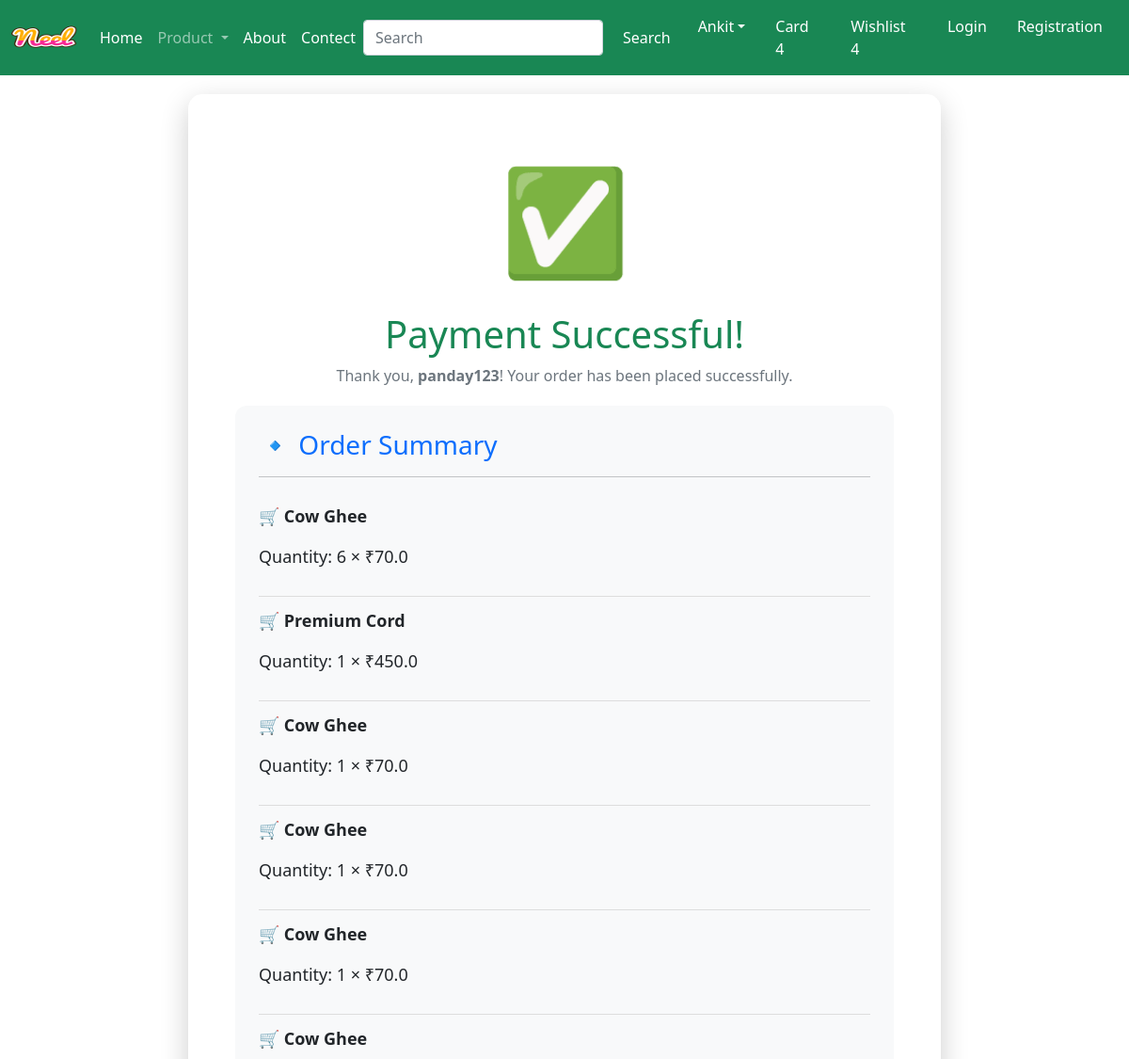
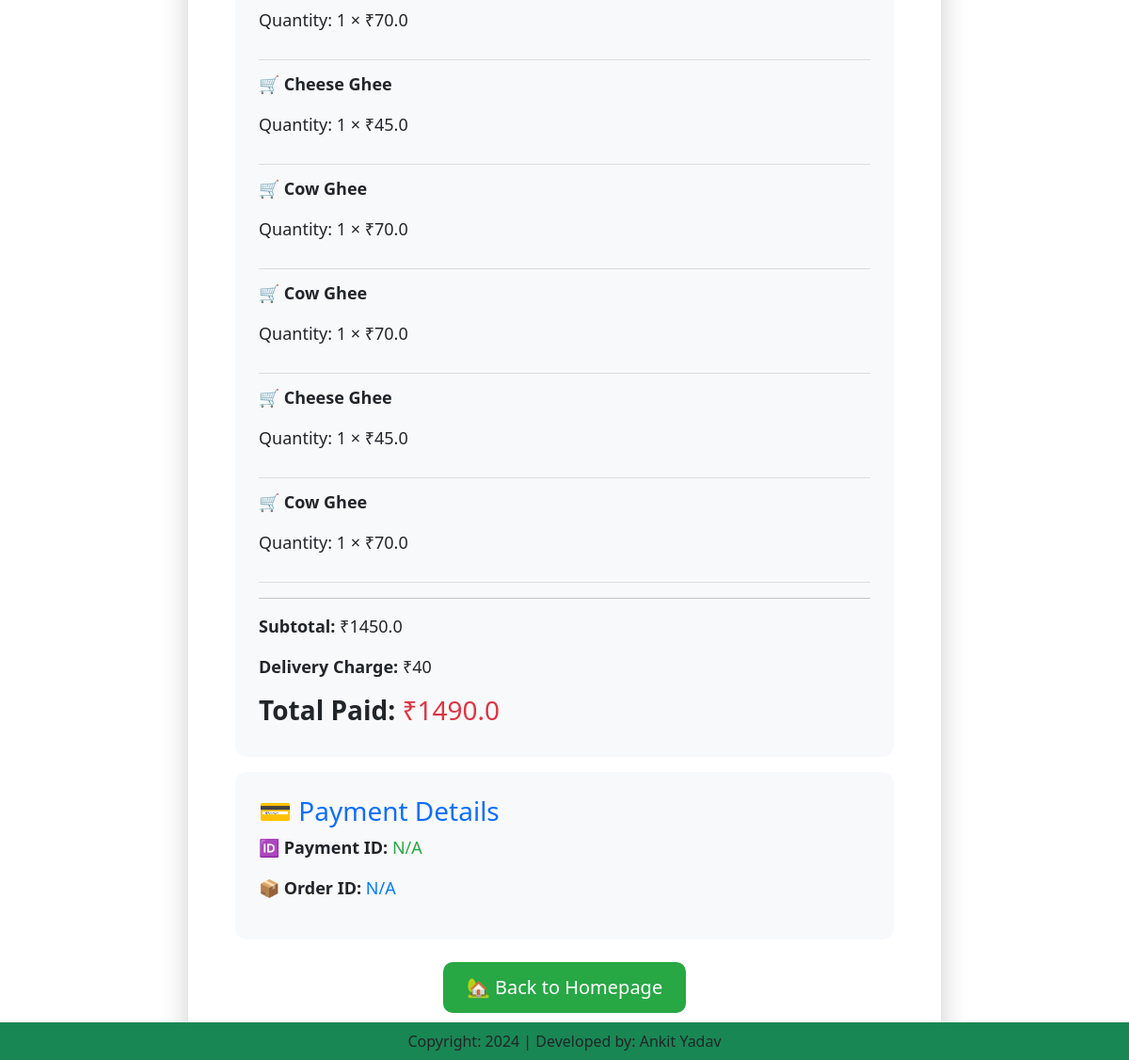
The app's page /payment_success/ (signed in) with its own data (2 pictures, top to bottom).
### app/models.py (models this page shows, shortened)
class Cart(models.Model):
    user = models.ForeignKey(User,on_delete=models.CASCADE)
    product= models.ForeignKey(Product,on_delete=models.CASCADE)
    quantity =  models.PositiveBigIntegerField(default=1)

class Product(models.Model):
    title = models.CharField(max_length=100)
    selling_price = models.FloatField()
    discount_price = models.FloatField()
    description = models.TextField(default='', blank=True)
    composition = models.TextField(default='', blank=True)
    prod_app = models.TextField(default='', blank=True)  # Renamed Prodapp for clarity
    category = models.CharField(choices=CATEGORY_CHOICE, max_length=2)
    product_image = models.ImageField(upload_to='product')  # Fixed typo in upload_to

### app/views.py (the view)
# urls.py: path('payment_success/', views.payment_success, name='payment_success'),  # Success Page
def payment_success(request):
        user = request.user
        cart_items = Cart.objects.filter(user=user)
        subtotal = sum(item.quantity * item.product.discount_price for item in cart_items)
        delivery_charge = 40  # ₹40 Fixed Delivery Charge
        totalamount = subtotal + delivery_charge  # ✅ Correct Total Calculation
        payment_id = request.GET.get('payment_id', 'N/A')
        order_id = request.GET.get('order_id', 'N/A')
        context = {
            'user': user,
            'cart_items': cart_items,  # ✅ Show Ordered Items
            'subtotal': subtotal,
            'delivery_charge': delivery_charge,
            'totalamount': totalamount,
            'payment_id': payment_id,
            'order_id': order_id,
        }
        return render(request, 'app/success.html', context)

### app/templates/app/success.html (shortened to what this page needs)
{% extends 'app/base.html' %}
{% load static %}
{% block main-content %}
<div class="success-container">
    <div class="check-icon">✅</div>
    <h1 class="text-success mt-3">Payment Successful!</h1>
    <p class="text-muted">Thank you, <strong>{{ user.username }}</strong>! Your order has been placed successfully.</p>
    <div class="payment-info">
        <h3 class="text-primary">🔹 Order Summary</h3>
        <hr>
        {% for item in cart_items %}
        <div class="order-item">
            <p><strong>🛒 {{ item.product.title }}</strong></p>
            <p>Quantity: {{ item.quantity }} × ₹{{ item.product.discount_price }}</p>
        </div>
        {% endfor %}
        <hr>
        <p><strong>Subtotal:</strong> ₹{{ subtotal }}</p>
        <p><strong>Delivery Charge:</strong> ₹{{ delivery_charge }}</p>
        <h3><strong>Total Paid:</strong> <span style="color: #dc3545;">₹{{ totalamount }}</span></h3>
    </div>
    <div class="payment-info mt-3">
        <h3 class="text-primary">💳 Payment Details</h3>
        <p><strong>🆔 Payment ID:</strong> <span style="color: #28a745;">{{ payment_id }}</span></p>
        <p><strong>📦 Order ID:</strong> <span style="color: #007bff;">{{ order_id }}</span></p>
    </div>
    <a href="{% url 'home' %}" class="btn btn-primary mt-4">🏡 Back to Homepage</a>
</div>
{% endblock main-content %}

### app/templates/app/success.html (style rules this page uses)
body { background: white; height: 120vh; justify-content: center; align-items: center; }
.success-container { text-align: center; background: #fff; margin: 20px auto; padding: 50px; border-radius: 15px; box-shadow: 0px 10px 30px rgba(0, 0, 0, 0.2); max-width: 800px; width: 90%; animation: fadeIn 1s ease-in-out; }
.check-icon { font-size: 110px; color: #28a745; animation: popScale 0.6s ease-in-out; }
.payment-info { text-align: left; background: #f8f9fa; padding: 25px; border-radius: 12px; margin-top: 20px; font-size: 18px; }
.order-item { border-bottom: 1px solid #ddd; padding: 12px 0; }
.btn-primary { background-color: #28a745; border: none; font-size: 20px; padding: 12px 25px; border-radius: 10px; transition: all 0.3s ease-in-out; }

### records on screen
Cart: product "Cow Ghee", quantity "6", product.discount_price "70.0"
Cart: product "Premium Cord", quantity "1", product.discount_price "450.0"
Cart: product "Cow Ghee", quantity "1", product.discount_price "70.0"
Cart: product "Cow Ghee", quantity "1", product.discount_price "70.0"
Cart: product "Cow Ghee", quantity "1", product.discount_price "70.0"
Cart: product "Cow Ghee", quantity "1", product.discount_price "70.0"
Cart: product "Cheese Ghee", quantity "1", product.discount_price "45.0"
Cart: product "Cow Ghee", quantity "1", product.discount_price "70.0"
Cart: product "Cow Ghee", quantity "1", product.discount_price "70.0"
Cart: product "Cheese Ghee", quantity "1", product.discount_price "45.0"
Cart: product "Cow Ghee", quantity "1", product.discount_price "70.0"

### other values on screen
{{ user.username }} "panday123"
{{ subtotal }} "1450.0"
{{ delivery_charge }} "40"
{{ totalamount }} "1490.0"
{{ payment_id }} "N/A"
{{ order_id }} "N/A"
